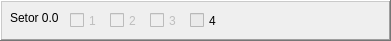
      <widget class="QFrame" name="frame_26">
       <property name="geometry">
        <rect>
         <x>5</x>
         <y>50</y>
         <width>391</width>
         <height>41</height>
        </rect>
       </property>
       <property name="frameShape">
        <enum>QFrame::WinPanel</enum>
       </property>
       <property name="frameShadow">
        <enum>QFrame::Raised</enum>
       </property>
       <widget class="QCheckBox" name="cb001">
        <property name="enabled">
         <bool>false</bool>
        </property>
        <property name="geometry">
         <rect>
          <x>70</x>
          <y>10</y>
          <width>41</width>
          <height>21</height>
         </rect>
        </property>
        <property name="text">
         <string>1</string>
        </property>
       </widget>
       <widget class="QCheckBox" name="cb002">
        <property name="enabled">
         <bool>false</bool>
        </property>
        <property name="geometry">
         <rect>
          <x>110</x>
          <y>10</y>
          <width>41</width>
          <height>21</height>
         </rect>
        </property>
        <property name="text">
         <string>2</string>
        </property>
       </widget>
       <widget class="QLabel" name="label_31">
        <property name="geometry">
         <rect>
          <x>10</x>
          <y>10</y>
          <width>58</width>
          <height>16</height>
         </rect>
        </property>
        <property name="text">
         <string>Setor 0.0</string>
        </property>
       </widget>
       <widget class="QCheckBox" name="cb003">
        <property name="enabled">
         <bool>false</bool>
        </property>
        <property name="geometry">
         <rect>
          <x>150</x>
          <y>10</y>
          <width>41</width>
          <height>21</height>
         </rect>
        </property>
        <property name="text">
         <string>3</string>
        </property>
       </widget>
       <widget class="QCheckBox" name="cb004">
        <property name="enabled">
         <bool>false</bool>
        </property>
        <property name="geometry">
         <rect>
          <x>190</x>
          <y>10</y>
          <width>41</width>
          <height>21</height>
         </rect>
        </property>
        <property name="palette">
         <palette>
          <active>
           <colorrole role="WindowText">
            <brush brushstyle="SolidPattern">
             <color alpha="255">
              <red>0</red>
              <green>0</green>
              <blue>0</blue>
             </color>
            </brush>
           </colorrole>
           <colorrole role="Button">
            <brush brushstyle="SolidPattern">
             <color alpha="255">
              <red>234</red>
              <green>234</green>
              <blue>234</blue>
             </color>
            </brush>
           </colorrole>
           <colorrole role="Midlight">
            <brush brushstyle="SolidPattern">
             <color alpha="255">
              <red>255</red>
              <green>255</green>
              <blue>255</blue>
             </color>
            </brush>
           </colorrole>
           <colorrole role="Mid">
            <brush brushstyle="SolidPattern">
             <color alpha="255">
              <red>226</red>
              <green>226</green>
              <blue>231</blue>
             </color>
            </brush>
           </colorrole>
           <colorrole role="Text">
            <brush brushstyle="SolidPattern">
             <color alpha="255">
              <red>0</red>
              <green>0</green>
              <blue>0</blue>
             </color>
            </brush>
           </colorrole>
           <colorrole role="ButtonText">
            <brush brushstyle="SolidPattern">
             <color alpha="255">
              <red>0</red>
              <green>0</green>
              <blue>0</blue>
             </color>
            </brush>
           </colorrole>
           <colorrole role="Base">
            <brush brushstyle="SolidPattern">
             <color alpha="255">
              <red>234</red>
              <green>234</green>
              <blue>234</blue>
             </color>
            </brush>
           </colorrole>
           <colorrole role="Window">
            <brush brushstyle="SolidPattern">
             <color alpha="255">
              <red>234</red>
              <green>234</green>
              <blue>234</blue>
             </color>
            </brush>
           </colorrole>
          </active>
          <inactive>
           <colorrole role="WindowText">
            <brush brushstyle="SolidPattern">
             <color alpha="255">
              <red>0</red>
              <green>0</green>
              <blue>0</blue>
             </color>
            </brush>
           </colorrole>
           <colorrole role="Button">
            <brush brushstyle="SolidPattern">
             <color alpha="255">
              <red>234</red>
              <green>234</green>
              <blue>234</blue>
             </color>
            </brush>
           </colorrole>
           <colorrole role="Midlight">
            <brush brushstyle="SolidPattern">
             <color alpha="255">
              <red>255</red>
              <green>255</green>
              <blue>255</blue>
             </color>
            </brush>
           </colorrole>
           <colorrole role="Mid">
            <brush brushstyle="SolidPattern">
             <color alpha="255">
              <red>226</red>
              <green>226</green>
              <blue>231</blue>
             </color>
            </brush>
           </colorrole>
           <colorrole role="Text">
            <brush brushstyle="SolidPattern">
             <color alpha="255">
              <red>0</red>
              <green>0</green>
              <blue>0</blue>
             </color>
            </brush>
           </colorrole>
           <colorrole role="ButtonText">
            <brush brushstyle="SolidPattern">
             <color alpha="255">
              <red>0</red>
              <green>0</green>
              <blue>0</blue>
             </color>
            </brush>
           </colorrole>
           <colorrole role="Base">
            <brush brushstyle="SolidPattern">
             <color alpha="255">
              <red>234</red>
              <green>234</green>
              <blue>234</blue>
             </color>
            </brush>
           </colorrole>
           <colorrole role="Window">
            <brush brushstyle="SolidPattern">
             <color alpha="255">
              <red>234</red>
              <green>234</green>
              <blue>234</blue>
             </color>
            </brush>
           </colorrole>
          </inactive>
          <disabled>
           <colorrole role="WindowText">
            <brush brushstyle="SolidPattern">
             <color alpha="255">
              <red>0</red>
              <green>0</green>
              <blue>0</blue>
             </color>
            </brush>
           </colorrole>
           <colorrole role="Button">
            <brush brushstyle="SolidPattern">
             <color alpha="255">
              <red>234</red>
              <green>234</green>
              <blue>234</blue>
             </color>
            </brush>
           </colorrole>
           <colorrole role="Midlight">
            <brush brushstyle="SolidPattern">
             <color alpha="255">
              <red>255</red>
              <green>255</green>
              <blue>255</blue>
             </color>
            </brush>
           </colorrole>
           <colorrole role="Mid">
            <brush brushstyle="SolidPattern">
             <color alpha="255">
              <red>226</red>
              <green>226</green>
              <blue>231</blue>
             </color>
            </brush>
           </colorrole>
           <colorrole role="Text">
            <brush brushstyle="SolidPattern">
             <color alpha="255">
              <red>0</red>
              <green>0</green>
              <blue>0</blue>
             </color>
            </brush>
           </colorrole>
           <colorrole role="ButtonText">
            <brush brushstyle="SolidPattern">
             <color alpha="255">
              <red>0</red>
              <green>0</green>
              <blue>0</blue>
             </color>
            </brush>
           </colorrole>
           <colorrole role="Base">
            <brush brushstyle="SolidPattern">
             <color alpha="255">
              <red>234</red>
              <green>234</green>
              <blue>234</blue>
             </color>
            </brush>
           </colorrole>
           <colorrole role="Window">
            <brush brushstyle="SolidPattern">
             <color alpha="255">
              <red>234</red>
              <green>234</green>
              <blue>234</blue>
             </color>
            </brush>
           </colorrole>
          </disabled>
         </palette>
        </property>
        <property name="styleSheet">
         <string notr="true"/>
        </property>
        <property name="text">
         <string>4</string>
        </property>
       </widget>
      </widget>
